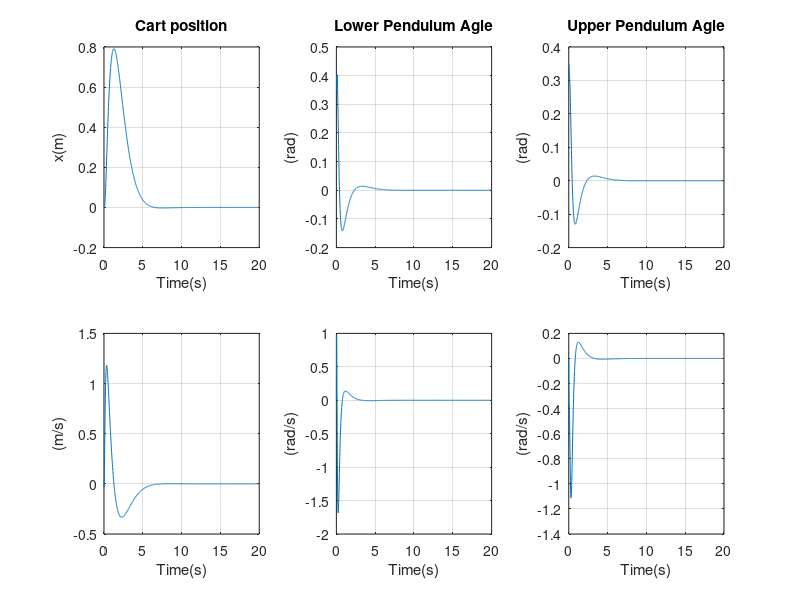

Reproduce this figure in MATLAB.
% Define the parameters
m0 = 0.67 ;
m1 = 0.15 ;
m2 = 0.075 ;
L1 = 0.15 ;
L2 = 0.2 ;
g = 9.81;
% L1 = 2.4; % Half Pendulum 1 Length
% L2 = 2.4; % Half Pendulum 1 Length
% m0 = 5; % Cart Mass
% m1 = 0.1; % Pendulum 1 Mass
% m2 = 0.1; % Pendulum 2 Mass
% Pendulum 2 Inertia
R1 = L1;
I10 = m1*(L1^2)/12;
I1 = I10+m1*(R1^2);
% Pendulum 2 Inertia
R2 = L2;
I20 = m2*(L2^2)/12;
I2 = I20+m2*(R2^2);
h1 = m0+m1+m2;
h2 = m1*(L1/2)+m2*(L2/2);
h3 = m2*(L2/2);
h4 = m1*(L1/2)^2 + m2*L1^2+I1;
h5 = m2*(L2/2)*L1;
h6 = m2*(L2/2)^2 + I2;
h7 = m1*(L1/2)*g + m2*L1*g;
h8 = m2*(L2/2)*g;
dt = 0.02 ;
a1 = (0.5*m1+m2)*L1;
a2 = 0.5*m2*L2;
a3 = ((1/3)*m1+m2)*L1*L1;
a4 = 0.5*m2*L1*L2;
a5 = (1/3)*m2*L2*L2;
m = m0+m1+m2;
f1 = (0.5*m1+m2)*g*L1;
f2 = 0.5*m2*g*L2;
% Define the system matrices
D0 = [m, a1, a2; a1, a3, a4; a2, a4, a5];
Dg = [0, 0, 0; 0, -f1, 0; 0, 0, -f2];
H = [1; 0; 0];
% Define the State Space System
A = [zeros(3),eye(3);-inv(D0)*Dg,zeros(3)];
B = [zeros(3,1);inv(D0)*H];
C = eye(6);
D = [0; 0; 0; 0; 0; 0]; 
sys = ss(A,B,eye(6),0);
%impulse(sys);
% Define the new system
poles = eig(A);
co = ctrb(sys);
controllability = rank(co);
% Compute the feedback k
R = 1;
Q = diag([1 1 1 1 1 1]);
%Q = diag([100 50 50 700 700 700]);
K = lqr(sys,Q,R);
sysnew = ss(A-B*K,B,C,0);
% Simulate the system for initial conditions
%[y,t,x]=initial(sysnew,[0;deg2rad(10);-deg2rad(10);0;0;0],15);
%t = 0:0.01:20;
[y,t,x] = initial(sysnew,[0;deg2rad(20);deg2rad(20);0;0;0],20);
% Convert from rad to deg
%y(:,2:3) = rad2deg(y(:,2:3));
%y(:,5:6) = rad2deg(y(:,5:6));
% Plot the data in deg
close all
%Plot 6 do thi dap ung
for i=1:6
subplot(2,3,i)
plot(t,y(:,i))
xlabel('Time(s)');
if     (i==1)
    title('Cart position');
    ylabel('x(m)');
elseif (i==2)
    title('Lower Pendulum Agle');
    ylabel('(rad)');
elseif (i==3)
    title('Upper Pendulum Agle');
    ylabel('(rad)');
elseif (i==4)
    %title('Cart Velocity');
    ylabel('(m/s)');
elseif (i==5)
    %title('Lower Pendulum Agle Velocity');
    ylabel('(rad/s)');
elseif (i==6)
    %title('Upper Pendulum Agle Velocity');
    ylabel('(rad/s)');
end 
grid on
end